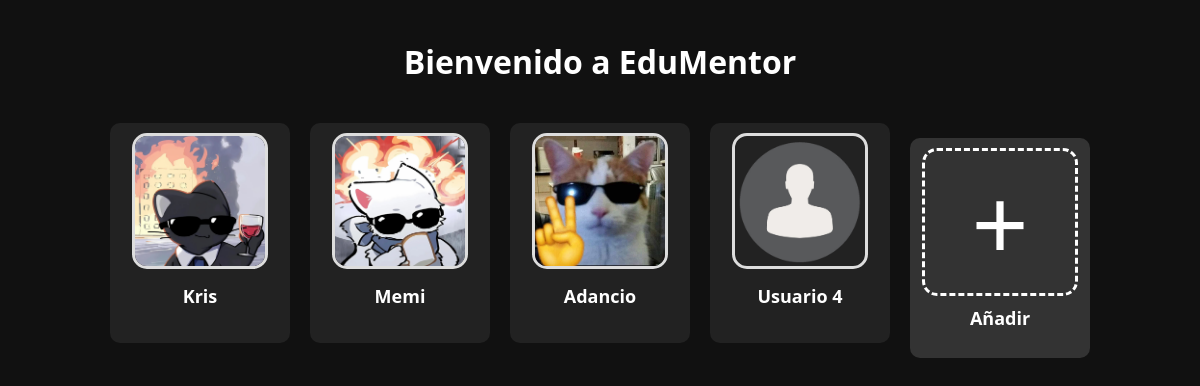
The page / on the database its author committed.
### tables this page shows
CREATE TABLE users (
            id INTEGER PRIMARY KEY AUTOINCREMENT,
            name TEXT,
            created_at TIMESTAMP DEFAULT CURRENT_TIMESTAMP
        , profile_pic TEXT, pin TEXT DEFAULT '0000', has_course INTEGER DEFAULT 0, course_path TEXT, stored_text TEXT, current_content TEXT);

### app.py (the view)
@app.route("/")
def index():
    conn = get_connection()
    cursor = conn.cursor()
    cursor.execute("SELECT id, name, profile_pic FROM users")
    users = cursor.fetchall()
    conn.close()
    return render_template("index.html", users=users)

### app.py (called while the page is built)
def get_connection():
    return sqlite3.connect(DB_PATH)

### templates/index.html (shortened to what this page needs)
<!DOCTYPE html>
<html>
  <head>
    <link
      rel="stylesheet"
      href="{{ url_for('static', filename='style.css') }}"
    />
  </head>
  <body style="background-color: #111">
    <h1 style="color: white; margin-top: 40px">Bienvenido a EduMentor</h1>
    <div class="user-container">
      {% for u in users %}
      <div class="user-card" data-id="{{ u[0] }}" data-name="{{ u[1] }}">
        <img
          class="user-pic"
          src="{{ url_for('static', filename='profile_pics/' ~ (u[2] if u[2] else 'default.png')) }}"
        />
        <p class="user-name">{{ u[1] }}</p>
      </div>
      {% endfor %}
      {% if users|length < 5 %}
      <a href="{{ url_for('new_user') }}" class="user-card add-user">
        <div class="plus">+</div>
        <p class="user-name">Añadir</p>
      </a>
      {% endif %}
    </div>
  </body>
</html>

### static/style.css (style rules this page uses)
body { font-family: "Segoe UI", sans-serif; background: #f4f4f8; margin: 0; padding: 0; }
h1, h2 { text-align: center; color: #333; }
a { color: #007bff; text-decoration: none; display: block; text-align: center; margin-top: 15px; }
.user-container { display: flex; justify-content: center; gap: 40px; margin-top: 30px; }
.user-card { text-align: center; cursor: pointer; transition: transform 0.2s ease-in-out; }
.user-card img { width: 130px; height: 130px; border-radius: 15px; object-fit: cover; border: 3px solid #ddd; }
.user-card p { margin-top: 10px; font-size: 18px; font-weight: bold; }
.user-container { display: flex; justify-content: center; gap: 40px; flex-wrap: wrap; margin-top: 30px; }
.user-card { text-align: center; color: white; text-decoration: none; }
.user-card p { margin-top: 10px; font-size: 18px; }
.add-user { display: flex; flex-direction: column; align-items: center; }
.plus { width: 150px; height: 150px; border-radius: 15px; border: 3px dashed white; font-size: 100px; display: flex; justify-content: center; align-items: center; color: white; }
.user-container { display: flex; gap: 20px; justify-content: center; margin-top: 40px; }
.user-card { width: 160px; height: 200px; background: #222; border-radius: 10px; text-align: center; cursor: pointer; padding: 10px; }
.user-pic { width: 100%; height: 140px; object-fit: cover; border-radius: 10px; }
.user-name { color: white; font-size: 18px; margin-top: 10px; }
.add-user { background: #333; font-size: 70px; color: white; display: flex; justify-content: center; align-items: center; }

### rows shown on the page
users: profile_pic (picture), name "Kris"
users: profile_pic (picture), name "Memi"
users: profile_pic (picture), name "Adancio"
users: profile_pic (placeholder picture), name "Usuario 4"
